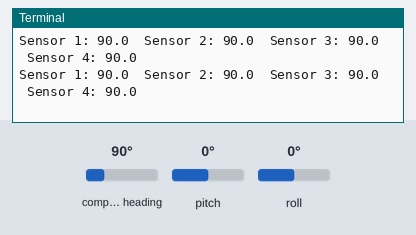
Bench run of a program on a simulated Raspberry Pi (BCM pin numbers). Parts: the last lines printed to the terminal. The test bench sets the inputs (shaded band); at power-on: compass heading 90°, pitch 0°, roll 0°.

Above: at 1.2 s.
1.3 s: compass heading set to 7°
At 1.9 s:
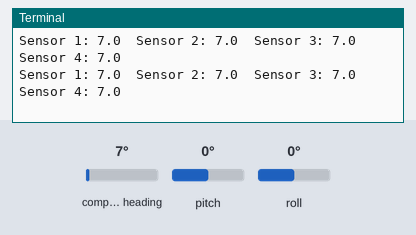
2.8 s: compass heading set to 180°
At 3.6 s:
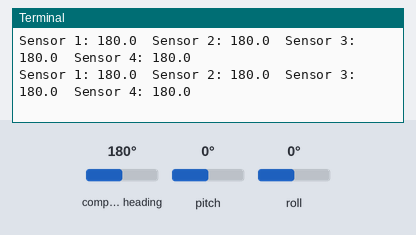
Timing chart, 0 to 5.8 s (numbered marks = the images above; inputs shaded):
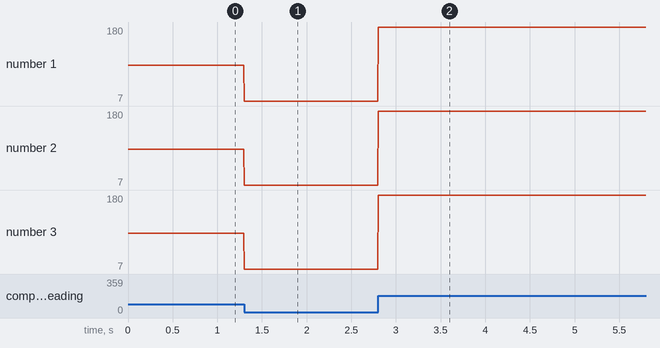

The program:

bno055_4_imu_i2c_test.py
```python
import board
import busio
import adafruit_bno055
import adafruit_tca9548a
import time

i2c = busio.I2C(board.SCL, board.SDA)
tca = adafruit_tca9548a.TCA9548A(i2c)
sensor1 = adafruit_bno055.BNO055_I2C(tca[2])
sensor2 = adafruit_bno055.BNO055_I2C(tca[3])
sensor3 = adafruit_bno055.BNO055_I2C(tca[4])
sensor4 = adafruit_bno055.BNO055_I2C(tca[5])


while True:
    print('Sensor 1: {}\tSensor 2: {}\tSensor 3: {}\tSensor 4: {}'.format(sensor1.euler[0], sensor2.euler[0], sensor3.euler[0],sensor4.euler[0]))
    time.sleep(0.005)
```

Measured:
- after the input at 1.3 s, the terminal: prints a new line at once (image 1)
- after the input at 2.8 s, the terminal: prints a new line at once (image 2)
- plotted number 1: 90 → 7 after the input at 1.3 s, 7 → 180 after the input at 2.8 s
- plotted number 2: 90 → 7 after the input at 1.3 s, 7 → 180 after the input at 2.8 s
- plotted number 3: 90 → 7 after the input at 1.3 s, 7 → 180 after the input at 2.8 s
